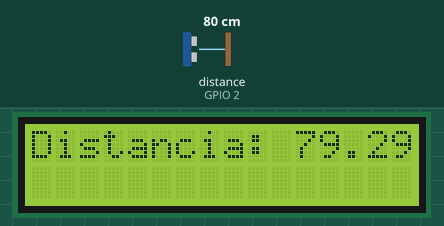
Bench run of a sketch on a simulated ESP32. Shown: 16×2 character LCD. Wiring (from diagram.json): ultrasonic range finder: trigger GPIO 13; echo GPIO 2. The test bench sets the inputs (shaded band); at power-on: distance to the obstacle (sensor on GPIO 2) 80 cm. The echo pulse lasts 58.3 µs per cm; WiFi joins after 1.5 s; servers stay silent unless stated; random numbers use the default seed unless the sketch sets one; no MQTT or app messages arrive unless stated; what the sketch prints to the serial monitor is not drawn.

Above: at 2.7 s.
2.8 s: distance to the obstacle (sensor on GPIO 2) set to 22 cm
At 4.6 s:
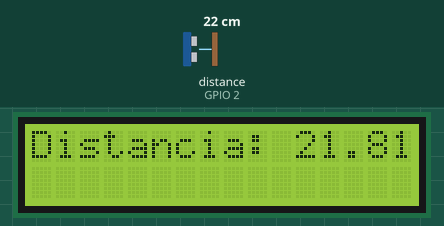
7.9 s: distance to the obstacle (sensor on GPIO 2) set to 19 cm
At 13.2 s:
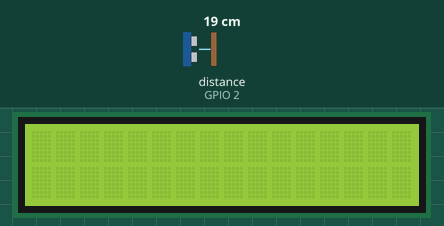
14.0 s: distance to the obstacle (sensor on GPIO 2) set to 2 cm
At 19.4 s:
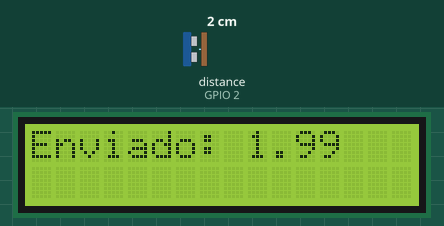
Timing chart, 0 to 20.9 s (numbered marks = the images above; inputs shaded):
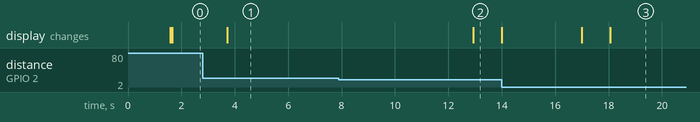

Measured:
- the behaviour switches between 21 and 20 cm on distance to the obstacle (sensor on GPIO 2) (found by bisection; images 1 and 2)
- after the input at 2.8 s, the display: changes after 0.92 s (image 1)
- after the input at 7.9 s, the display: changes after 5.0 s (image 2)
- what the display in image 2 shows lasts 1.1 s, from 12.9 s to 14.0 s

The sketch:

wifi-scan.ino
```cpp
#include <WiFi.h>              // Biblioteca para conectar-se ao Wi-Fi
#include <PubSubClient.h>      // Biblioteca para MQTT
#include <Wire.h>              // Biblioteca para comunicação I2C
#include <LiquidCrystal_I2C.h> // Biblioteca para LCD I2C

// Credenciais do Wi-Fi
const char* ssid = "BOMBO VIVO";
const char* password = "12345BOMBO";

// Endereço do broker MQTT
const char* mqtt_server = "test.mosquitto.org";
int mqtt_port = 1883;

WiFiClient espClient;          // Cliente Wi-Fi
PubSubClient client(espClient);// Cliente MQTT

// Definição dos pinos SDA e SCL do LCD
#define SDA_PIN 21
#define SCL_PIN 22

// Inicializa o LCD com o endereço I2C 0x27, 16 colunas, 2 linhas
LiquidCrystal_I2C lcd(0x27, 16, 2);

// Definição dos pinos do sensor ultrassônico
#define TRIG_PIN 13
#define ECHO_PIN 2

// Tópico MQTT para publicar a distância
const char* topic = "sensor/distancia";

void setup() {
  Serial.begin(115200); // Inicializa a comunicação serial
  WiFi.begin(ssid, password); // Conecta ao Wi-Fi

  // Aguarda a conexão com o Wi-Fi
  while (WiFi.status() != WL_CONNECTED) {
    delay(50);
    Serial.print(".");
  }

  // Exibe informações da conexão Wi-Fi
  Serial.println("");
  Serial.println("WiFi conectado");
  Serial.println(WiFi.localIP());

  // Configura o cliente MQTT
  client.setServer(mqtt_server, mqtt_port);
  client.setCallback(recebeMsg);
  client.subscribe(topic);

  // Inicializa a comunicação I2C e o LCD
  Wire.begin(SDA_PIN, SCL_PIN);
  lcd.init();
  lcd.backlight();
  lcd.clear();
  lcd.setCursor(0, 1);

  // Configura os pinos do sensor ultrassônico
  pinMode(TRIG_PIN, OUTPUT);
  pinMode(ECHO_PIN, INPUT);
}

// Função chamada quando uma mensagem é recebida no tópico MQTT inscrito
void recebeMsg(char* topic, byte* mensagem, unsigned int lenght) {
  Serial.print("Mensagem Recebida: ");
  for (int i = 0; i < lenght; i++) {
    Serial.print((char)mensagem[i]);
  }
  Serial.println();
}

void loop() {
  // Medir a distância com o sensor ultrassônico
  float distance = measureDistance();

  // Gera um ID de cliente aleatório para o MQTT
  String clientId = "EPS32Distancia-";
  clientId += String(random(0xffff), HEX);

  // Conecta ao broker MQTT e publica a distância se for menor que 20 cm
  if (client.connect(clientId.c_str())) {
    if (distance < 20) {
      char message[50]; // Buffer para a mensagem
      snprintf(message, sizeof(message), "%.2f", distance); // Formata a distância como string
      client.publish(topic, message); // Publica a mensagem no tópico

      // Exibe a mensagem enviada no LCD
      String Retorno = "Enviado: ";
      Retorno.concat(message);
      lcd.print(Retorno);
      delay(3000);
      lcd.clear();
    } else {
      // Atualiza o LCD com a distância medida
      updateLCD(distance);
    }
  } else {
    delay(1000);
    lcd.print("bad request");
  }

  delay(1000); // Aguarda antes de enviar a próxima mensagem
}

// Atualiza o LCD com a distância medida
void updateLCD(float distance) {
  lcd.clear();
  lcd.print("Distancia: ");
  lcd.print(distance);
  lcd.print(" cm");
  delay(1000); // Aguardar um curto período antes de medir novamente
}

// Função para reconectar ao broker MQTT se a conexão for perdida
void reconnect() {
  while (!client.connected()) {
    if (client.connect("ESP32Client")) {
      client.subscribe("test_topic");
    } else {
      delay(5000);
    }
  }
}

// Função para medir a distância usando o sensor ultrassônico
float measureDistance() {
  digitalWrite(TRIG_PIN, LOW);
  delayMicroseconds(2);
  digitalWrite(TRIG_PIN, HIGH);
  delayMicroseconds(10);
  digitalWrite(TRIG_PIN, LOW);

  // Mede a duração do pulso no pino Echo
  unsigned long duration = pulseIn(ECHO_PIN, HIGH);

  // Converte a duração em distância (em cm)
  float distance = (duration * 0.034) / 2; // A velocidade do som é de aproximadamente 0.034 cm/µs
  return distance;
}
```
